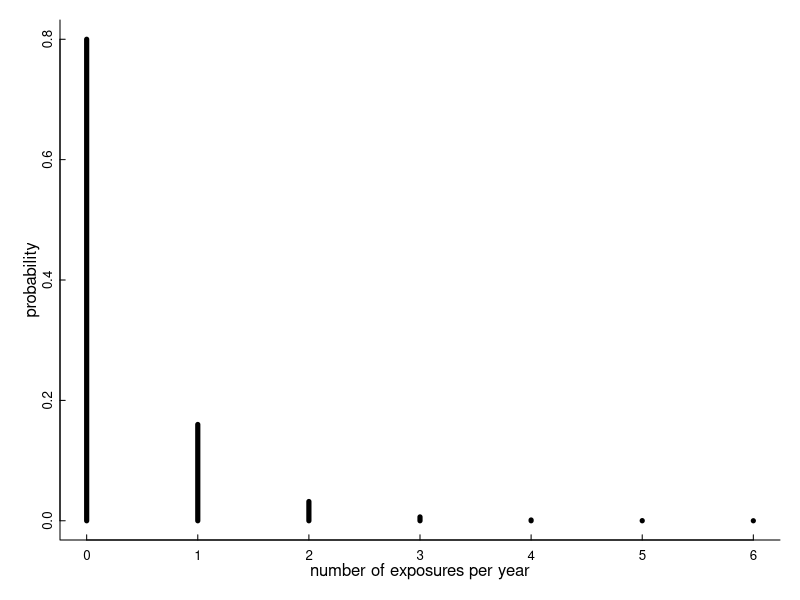
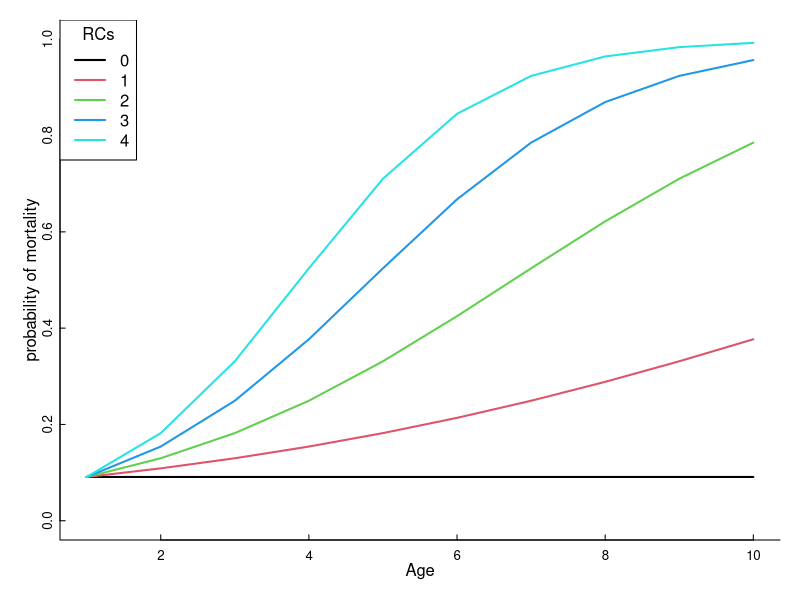
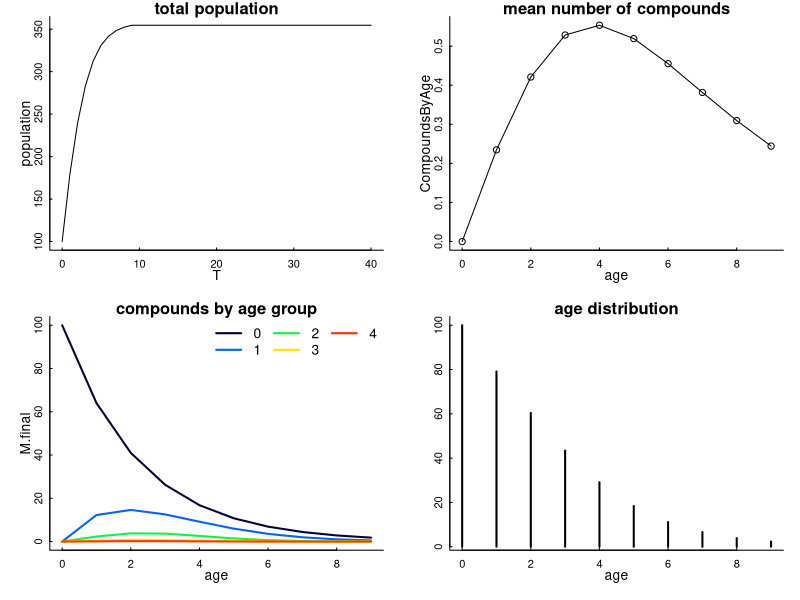

Recreate these plots in R, in order.

## Attempting to learn something about mortality from AR-age curves
## 2023-09-14

#### Elie's inital experimenting ####

library(magrittr)

# Exposure occurs as a negative binomial process with rate $\gamma$, so $P(C_{i,t+1} = k) = NegBinom(1 - \gamma)$, where $C_{i,t}$ refers to the number of compounds individual $i$ is exposed to by time $t$.  Just to give an idea, with a probability of annual contact $\gamma = 0.2$

par(bty = "l", mar = c(3,3,1,1), bty = "l", mgp= c(1,.2,0), 
    tck = 0.01, cex.axis = .8)
gamma <- 0.2
plot(0:6, 
     dnbinom(0:6, prob = 1-gamma, size = 1), type = "h", lwd = 5, ylab = "probability",
     xlab = "number of exposures per year")

# Mortality depends on exposure.  INTERESTINGLY, it also has to depend on an interaction between exposure and age(!)  I have a relatively simple two parameter model, but the AGE bit should probably be included as another parameter.
par(bty = "l", mar = c(3,3,1,1), bty = "l", mgp= c(1,.2,0), tck = 0.01, cex.axis = .8)
age.max <- 10; c.max <- 5
mu <- 0.1; beta <- 0.2

expit <- function(x) exp(x)/(1+exp(x))
exposure.matrix <- matrix(0:(c.max-1), nrow = age.max, ncol = c.max, byrow = TRUE)
age.matrix <- matrix(0:(age.max-1), nrow = age.max, ncol = c.max, byrow = FALSE)
mortality.matrix <- expit( log(mu) + beta * exposure.matrix * age.matrix)

matplot(mortality.matrix, type = "l", pch = 1, col = 1:5, lty = 1, lwd = 2, xlab = "Age", ylab = "probability of mortality", ylim = c(0,1))
legend("topleft", col = 1:c.max, legend = 1:c.max-1, lwd = 2, title = "RCs")


# In this model, animals with no exposure have a constant annual mortality of 10% through their adult life (actually not a terrible assumption).  But the more rodenticide they've been exposed to, the higher the mortality rate at higher ages. 

## Set up simulation
# basic paramaters
T <- seq(0, 40)
c.max <- 5
age.max <- 10
births <- 100

# rate of exposure
gamma <- .2

# parameters of mortality 
beta <- .2
mu <- .25

expit <- function(x) exp(x)/(1+exp(x))
exposure.matrix <- matrix(0:(c.max-1), nrow = age.max, ncol = c.max, byrow = TRUE)
age.matrix <- matrix(0:(age.max-1), nrow = age.max, ncol = c.max, byrow = FALSE)
mortality.matrix <- expit( log(mu) + beta * exposure.matrix * age.matrix)

# construct exposure transition probability matrix
gamma.vector <- dnbinom(1:c.max, 1, prob = 1 - gamma)
gamma.vector <- gamma.vector/(sum(gamma.vector))
gamma.matrix <- matrix(0, nrow = c.max, ncol = c.max)
for(i in 1:c.max) gamma.matrix[i,i:c.max] <- gamma.vector[1:(c.max - i  + 1)]
gamma.matrix <- gamma.matrix %>% apply(1, function(x) x/sum(x)) %>% t

#
M.total <- array(0, dim= c(length(T), age.max, c.max))
M.total <- provideDimnames(M.total, sep = "", base = list("t", "a", "c"))
M.total[1,1,1] <- births

i <- 2

for(i in 2:length(T)){
  M.old <- M.total[i-1,,]
  
  # First expose them (with transition matrix)    
  M.exposed <- apply(M.old, 1, '%*%', gamma.matrix) %>% t
  
  # next, age + die
  M.aged <- M.exposed
  M.aged[2:age.max,] <- M.exposed[1:(age.max-1),] * (1-mortality.matrix[-1,])
  
  # put into array
  M.total[i,,] <- M.aged
  
  # reset births
  M.total[i,1,] <- c(births, rep(0, c.max-1))
}

M.final <- M.total[length(T),,]
CompoundsByAge <- apply(M.final, 1, 
                        function(x) sum( (x/sum(x)) * (1:c.max-1)))

par(mfrow = c(2,2), mar = c(3,3,1,1), bty = "l", mgp= c(1,.25,0), 
    tck = 0.01, cex.axis = .8)
plot(T, apply(M.total, 1, sum), type = "l", lty = 1, main = "total population", 
     ylab = "population")

plot(0:(age.max-1), CompoundsByAge, 
     type = "o",  main = "mean number of compounds", xlab = "age")

matplot(0:(age.max-1), M.final, type = "l", lty = 1, lwd = 2, 
        col = gplots::rich.colors(c.max), xlab = "age", 
        main = "compounds by age group")

legend("topright", legend = 0:(c.max - 1), 
       col = gplots::rich.colors(c.max), lty = 1, lwd = 2,  ncol = 3, 
       bty = "n")

plot(0:(age.max-1), apply(M.final, 1, sum), type = "h", main = "age distribution", lwd = 2, xlab = "age", ylab = "")
